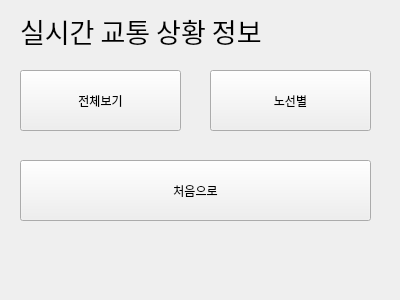
<?xml version="1.0" encoding="UTF-8"?>
<ui version="4.0">
 <class>Form</class>
 <widget class="QWidget" name="Form">
  <property name="geometry">
   <rect>
    <x>0</x>
    <y>0</y>
    <width>400</width>
    <height>300</height>
   </rect>
  </property>
  <property name="windowTitle">
   <string>Form</string>
  </property>
  <widget class="QLabel" name="label">
   <property name="geometry">
    <rect>
     <x>20</x>
     <y>10</y>
     <width>351</width>
     <height>41</height>
    </rect>
   </property>
   <property name="font">
    <font>
     <family>Adobe Arabic</family>
     <pointsize>20</pointsize>
    </font>
   </property>
   <property name="text">
    <string>실시간 교통 상황 정보</string>
   </property>
  </widget>
  <widget class="QPushButton" name="pushButton">
   <property name="geometry">
    <rect>
     <x>20</x>
     <y>160</y>
     <width>351</width>
     <height>61</height>
    </rect>
   </property>
   <property name="text">
    <string>처음으로</string>
   </property>
  </widget>
  <widget class="QPushButton" name="pushButton_2">
   <property name="geometry">
    <rect>
     <x>20</x>
     <y>70</y>
     <width>161</width>
     <height>61</height>
    </rect>
   </property>
   <property name="text">
    <string>전체보기</string>
   </property>
  </widget>
  <widget class="QPushButton" name="pushButton_3">
   <property name="geometry">
    <rect>
     <x>210</x>
     <y>70</y>
     <width>161</width>
     <height>61</height>
    </rect>
   </property>
   <property name="text">
    <string>노선별</string>
   </property>
  </widget>
 </widget>
 <resources/>
 <connections>
  <connection>
   <sender>pushButton</sender>
   <signal>clicked()</signal>
   <receiver>Form</receiver>
   <slot>slot1_root()</slot>
   <hints>
    <hint type="sourcelabel">
     <x>146</x>
     <y>193</y>
    </hint>
    <hint type="destinationlabel">
     <x>157</x>
     <y>250</y>
    </hint>
   </hints>
  </connection>
 </connections>
 <slots>
  <slot>slot1_root()</slot>
 </slots>
</ui>
